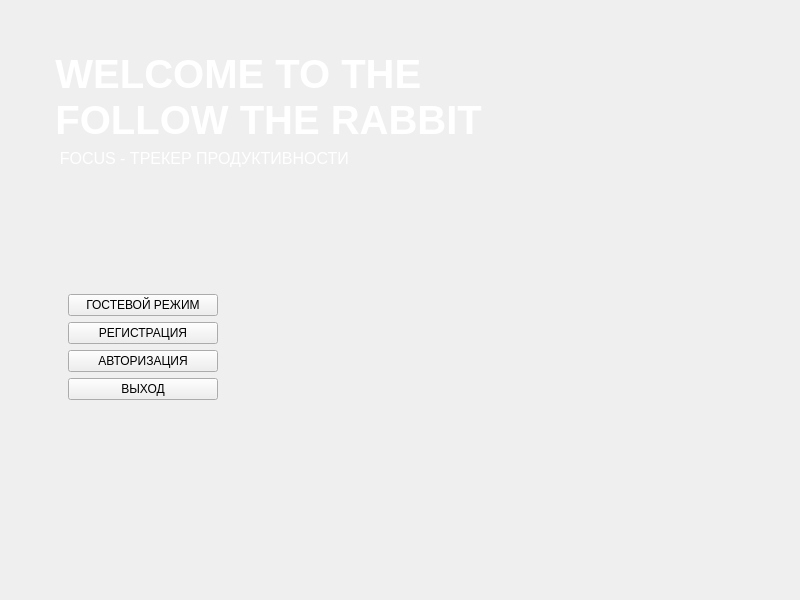
<?xml version="1.0" encoding="UTF-8"?>
<ui version="4.0">
 <class>open</class>
 <widget class="QWidget" name="open">
  <property name="geometry">
   <rect>
    <x>0</x>
    <y>0</y>
    <width>800</width>
    <height>600</height>
   </rect>
  </property>
  <property name="minimumSize">
   <size>
    <width>800</width>
    <height>600</height>
   </size>
  </property>
  <property name="windowTitle">
   <string>Form</string>
  </property>
  <layout class="QVBoxLayout" name="verticalLayout_5">
   <item>
    <layout class="QVBoxLayout" name="verticalLayout_3">
     <item>
      <spacer name="verticalSpacer_3">
       <property name="orientation">
        <enum>Qt::Orientation::Vertical</enum>
       </property>
       <property name="sizeHint" stdset="0">
        <size>
         <width>20</width>
         <height>40</height>
        </size>
       </property>
      </spacer>
     </item>
     <item>
      <widget class="QLabel" name="label">
       <property name="sizePolicy">
        <sizepolicy hsizetype="Expanding" vsizetype="Preferred">
         <horstretch>0</horstretch>
         <verstretch>0</verstretch>
        </sizepolicy>
       </property>
       <property name="minimumSize">
        <size>
         <width>610</width>
         <height>0</height>
        </size>
       </property>
       <property name="font">
        <font>
         <pointsize>30</pointsize>
         <bold>true</bold>
        </font>
       </property>
       <property name="styleSheet">
        <string notr="true">color: white;</string>
       </property>
       <property name="text">
        <string>    WELCOME TO THE
    FOLLOW THE RABBIT</string>
       </property>
       <property name="alignment">
        <set>Qt::AlignmentFlag::AlignLeading|Qt::AlignmentFlag::AlignLeft|Qt::AlignmentFlag::AlignVCenter</set>
       </property>
       <property name="wordWrap">
        <bool>true</bool>
       </property>
      </widget>
     </item>
     <item>
      <widget class="QLabel" name="label_2">
       <property name="sizePolicy">
        <sizepolicy hsizetype="Fixed" vsizetype="Fixed">
         <horstretch>0</horstretch>
         <verstretch>0</verstretch>
        </sizepolicy>
       </property>
       <property name="font">
        <font>
         <pointsize>12</pointsize>
        </font>
       </property>
       <property name="styleSheet">
        <string notr="true">color: white;</string>
       </property>
       <property name="text">
        <string>           FOCUS - ТРЕКЕР ПРОДУКТИВНОСТИ</string>
       </property>
      </widget>
     </item>
     <item>
      <spacer name="verticalSpacer">
       <property name="orientation">
        <enum>Qt::Orientation::Vertical</enum>
       </property>
       <property name="sizeHint" stdset="0">
        <size>
         <width>20</width>
         <height>40</height>
        </size>
       </property>
      </spacer>
     </item>
     <item>
      <spacer name="verticalSpacer_4">
       <property name="orientation">
        <enum>Qt::Orientation::Vertical</enum>
       </property>
       <property name="sizeHint" stdset="0">
        <size>
         <width>20</width>
         <height>40</height>
        </size>
       </property>
      </spacer>
     </item>
     <item>
      <layout class="QHBoxLayout" name="horizontalLayout">
       <item>
        <spacer name="horizontalSpacer">
         <property name="orientation">
          <enum>Qt::Orientation::Horizontal</enum>
         </property>
         <property name="sizeHint" stdset="0">
          <size>
           <width>40</width>
           <height>20</height>
          </size>
         </property>
        </spacer>
       </item>
       <item>
        <layout class="QVBoxLayout" name="verticalLayout">
         <item>
          <layout class="QVBoxLayout" name="verticalLayout_4">
           <item>
            <spacer name="verticalSpacer_5">
             <property name="orientation">
              <enum>Qt::Orientation::Vertical</enum>
             </property>
             <property name="sizeHint" stdset="0">
              <size>
               <width>20</width>
               <height>40</height>
              </size>
             </property>
            </spacer>
           </item>
           <item>
            <widget class="QPushButton" name="pushButton_2">
             <property name="sizePolicy">
              <sizepolicy hsizetype="Fixed" vsizetype="Fixed">
               <horstretch>0</horstretch>
               <verstretch>0</verstretch>
              </sizepolicy>
             </property>
             <property name="minimumSize">
              <size>
               <width>150</width>
               <height>0</height>
              </size>
             </property>
             <property name="maximumSize">
              <size>
               <width>150</width>
               <height>16777215</height>
              </size>
             </property>
             <property name="text">
              <string>ГОСТЕВОЙ РЕЖИМ</string>
             </property>
            </widget>
           </item>
           <item>
            <widget class="QPushButton" name="new_user">
             <property name="minimumSize">
              <size>
               <width>150</width>
               <height>0</height>
              </size>
             </property>
             <property name="maximumSize">
              <size>
               <width>150</width>
               <height>16777215</height>
              </size>
             </property>
             <property name="text">
              <string>РЕГИСТРАЦИЯ</string>
             </property>
            </widget>
           </item>
           <item>
            <widget class="QPushButton" name="choose_user">
             <property name="minimumSize">
              <size>
               <width>150</width>
               <height>0</height>
              </size>
             </property>
             <property name="maximumSize">
              <size>
               <width>150</width>
               <height>16777215</height>
              </size>
             </property>
             <property name="text">
              <string>АВТОРИЗАЦИЯ</string>
             </property>
            </widget>
           </item>
           <item>
            <widget class="QPushButton" name="exit">
             <property name="minimumSize">
              <size>
               <width>150</width>
               <height>0</height>
              </size>
             </property>
             <property name="maximumSize">
              <size>
               <width>150</width>
               <height>16777215</height>
              </size>
             </property>
             <property name="text">
              <string>ВЫХОД</string>
             </property>
            </widget>
           </item>
          </layout>
         </item>
        </layout>
       </item>
       <item>
        <spacer name="horizontalSpacer_9">
         <property name="orientation">
          <enum>Qt::Orientation::Horizontal</enum>
         </property>
         <property name="sizeHint" stdset="0">
          <size>
           <width>40</width>
           <height>20</height>
          </size>
         </property>
        </spacer>
       </item>
       <item>
        <spacer name="horizontalSpacer_8">
         <property name="orientation">
          <enum>Qt::Orientation::Horizontal</enum>
         </property>
         <property name="sizeHint" stdset="0">
          <size>
           <width>40</width>
           <height>20</height>
          </size>
         </property>
        </spacer>
       </item>
       <item>
        <spacer name="horizontalSpacer_3">
         <property name="orientation">
          <enum>Qt::Orientation::Horizontal</enum>
         </property>
         <property name="sizeHint" stdset="0">
          <size>
           <width>40</width>
           <height>20</height>
          </size>
         </property>
        </spacer>
       </item>
       <item>
        <spacer name="horizontalSpacer_4">
         <property name="orientation">
          <enum>Qt::Orientation::Horizontal</enum>
         </property>
         <property name="sizeHint" stdset="0">
          <size>
           <width>40</width>
           <height>20</height>
          </size>
         </property>
        </spacer>
       </item>
       <item>
        <spacer name="horizontalSpacer_2">
         <property name="orientation">
          <enum>Qt::Orientation::Horizontal</enum>
         </property>
         <property name="sizeHint" stdset="0">
          <size>
           <width>40</width>
           <height>20</height>
          </size>
         </property>
        </spacer>
       </item>
       <item>
        <spacer name="horizontalSpacer_11">
         <property name="orientation">
          <enum>Qt::Orientation::Horizontal</enum>
         </property>
         <property name="sizeHint" stdset="0">
          <size>
           <width>40</width>
           <height>20</height>
          </size>
         </property>
        </spacer>
       </item>
       <item>
        <spacer name="horizontalSpacer_10">
         <property name="orientation">
          <enum>Qt::Orientation::Horizontal</enum>
         </property>
         <property name="sizeHint" stdset="0">
          <size>
           <width>40</width>
           <height>20</height>
          </size>
         </property>
        </spacer>
       </item>
       <item>
        <spacer name="horizontalSpacer_7">
         <property name="orientation">
          <enum>Qt::Orientation::Horizontal</enum>
         </property>
         <property name="sizeHint" stdset="0">
          <size>
           <width>40</width>
           <height>20</height>
          </size>
         </property>
        </spacer>
       </item>
       <item>
        <spacer name="horizontalSpacer_5">
         <property name="orientation">
          <enum>Qt::Orientation::Horizontal</enum>
         </property>
         <property name="sizeHint" stdset="0">
          <size>
           <width>40</width>
           <height>20</height>
          </size>
         </property>
        </spacer>
       </item>
       <item>
        <spacer name="horizontalSpacer_6">
         <property name="orientation">
          <enum>Qt::Orientation::Horizontal</enum>
         </property>
         <property name="sizeHint" stdset="0">
          <size>
           <width>40</width>
           <height>20</height>
          </size>
         </property>
        </spacer>
       </item>
      </layout>
     </item>
    </layout>
   </item>
   <item>
    <spacer name="verticalSpacer_2">
     <property name="orientation">
      <enum>Qt::Orientation::Vertical</enum>
     </property>
     <property name="sizeHint" stdset="0">
      <size>
       <width>20</width>
       <height>40</height>
      </size>
     </property>
    </spacer>
   </item>
  </layout>
 </widget>
 <resources/>
 <connections/>
</ui>
